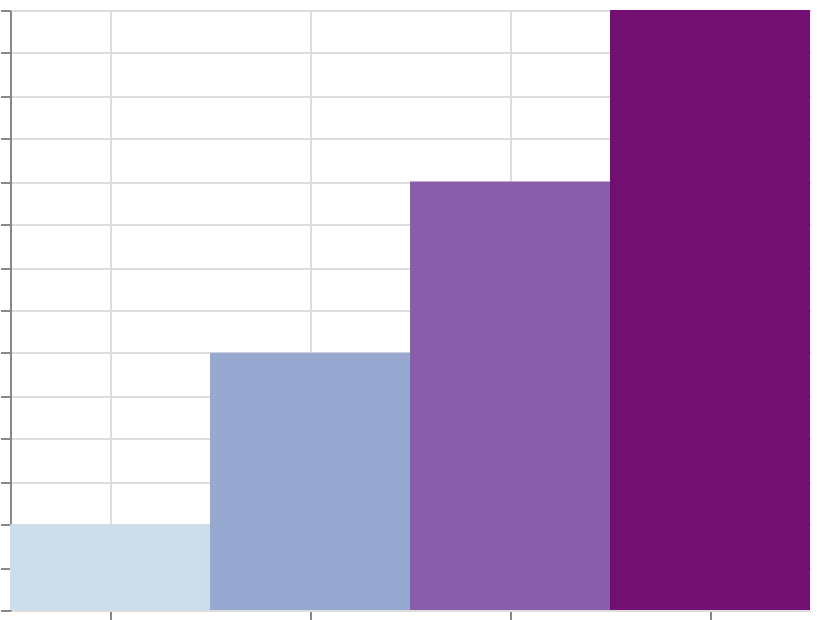

The specification (Vega-Lite) saved for this image:
### Vega specification from a JSON file in a GitHub repository (floating-point values rounded to 4 significant figures)
{"$schema": "https://vega.github.io/schema/vega/v6.json", "width": 400, "height": 300, "padding": 5, "autosize": "none", "data": [{"name": "table", "values": [{"cat": "A", "val": 10}, {"cat": "B", "val": 30}, {"cat": "C", "val": 50}, {"cat": "D", "val": 70}]}], "scales": [{"name": "x", "type": "band", "domain": {"data": "table", "field": "cat", "sort": true}, "range": "width"}, {"name": "y", "type": "linear", "domain": {"data": "table", "field": "val"}, "range": [{"signal": "height"}, 0], "zero": true, "nice": true}, {"name": "color", "type": "sequential", "domain": {"data": "table", "field": "val"}, "scheme": "bluepurple"}], "marks": [{"type": "rect", "from": {"data": "table"}, "encode": {"update": {"x": {"scale": "x", "field": "cat"}, "width": {"scale": "x", "band": 1}, "y": {"scale": "y", "field": "val"}, "y2": {"scale": "y", "value": 0}, "fill": {"scale": "color", "field": "val"}}}}], "axes": [{"scale": "x", "orient": "bottom", "grid": true, "labels": false}, {"scale": "y", "orient": "left", "grid": true, "labels": false}], "legends": [{"fill": "color"}]}
